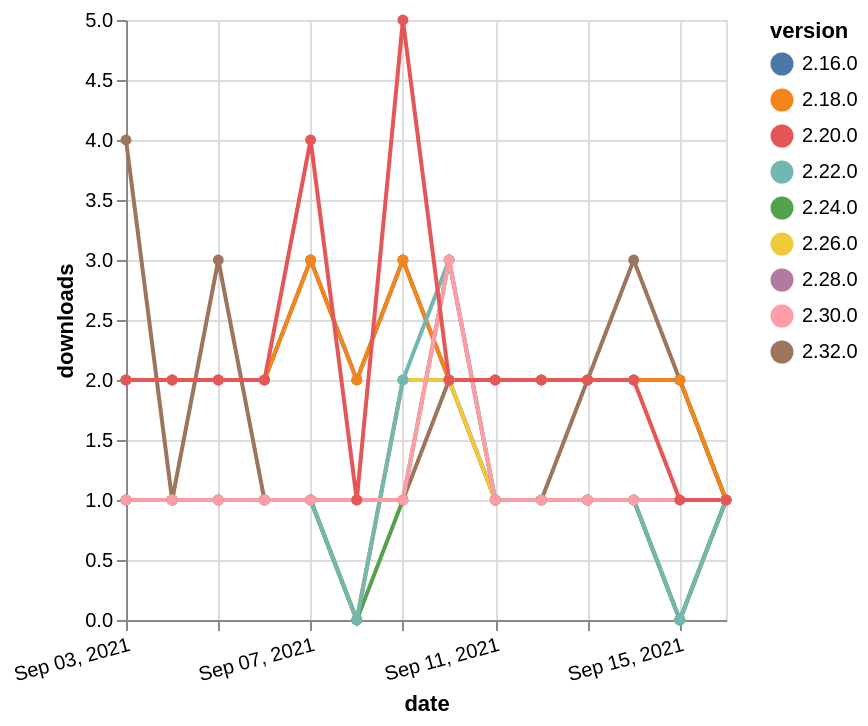

Specify this chart in Vega-Lite:
### Vega-Lite specification from a JSON file in a GitHub repository (floating-point values rounded to 4 significant figures)
{"$schema": "https://vega.github.io/schema/vega-lite/v5.json", "description": "A simple bar chart with embedded data.", "data": {"values": [{"date": "2021-09-03", "total": 127, "delta": 4, "version": "2.32.0"}, {"date": "2021-09-04", "total": 128, "delta": 1, "version": "2.32.0"}, {"date": "2021-09-05", "total": 131, "delta": 3, "version": "2.32.0"}, {"date": "2021-09-06", "total": 132, "delta": 1, "version": "2.32.0"}, {"date": "2021-09-07", "total": 133, "delta": 1, "version": "2.32.0"}, {"date": "2021-09-08", "total": 134, "delta": 1, "version": "2.32.0"}, {"date": "2021-09-09", "total": 135, "delta": 1, "version": "2.32.0"}, {"date": "2021-09-10", "total": 137, "delta": 2, "version": "2.32.0"}, {"date": "2021-09-11", "total": 138, "delta": 1, "version": "2.32.0"}, {"date": "2021-09-12", "total": 139, "delta": 1, "version": "2.32.0"}, {"date": "2021-09-13", "total": 141, "delta": 2, "version": "2.32.0"}, {"date": "2021-09-14", "total": 144, "delta": 3, "version": "2.32.0"}, {"date": "2021-09-15", "total": 146, "delta": 2, "version": "2.32.0"}, {"date": "2021-09-16", "total": 147, "delta": 1, "version": "2.32.0"}, {"date": "2021-09-03", "total": 170, "delta": 1, "version": "2.28.0"}, {"date": "2021-09-04", "total": 171, "delta": 1, "version": "2.28.0"}, {"date": "2021-09-05", "total": 172, "delta": 1, "version": "2.28.0"}, {"date": "2021-09-06", "total": 173, "delta": 1, "version": "2.28.0"}, {"date": "2021-09-07", "total": 174, "delta": 1, "version": "2.28.0"}, {"date": "2021-09-08", "total": 174, "delta": 0, "version": "2.28.0"}, {"date": "2021-09-09", "total": 176, "delta": 2, "version": "2.28.0"}, {"date": "2021-09-10", "total": 178, "delta": 2, "version": "2.28.0"}, {"date": "2021-09-11", "total": 179, "delta": 1, "version": "2.28.0"}, {"date": "2021-09-12", "total": 180, "delta": 1, "version": "2.28.0"}, {"date": "2021-09-13", "total": 181, "delta": 1, "version": "2.28.0"}, {"date": "2021-09-14", "total": 182, "delta": 1, "version": "2.28.0"}, {"date": "2021-09-15", "total": 182, "delta": 0, "version": "2.28.0"}, {"date": "2021-09-16", "total": 183, "delta": 1, "version": "2.28.0"}, {"date": "2021-09-03", "total": 2574, "delta": 2, "version": "2.16.0"}, {"date": "2021-09-04", "total": 2576, "delta": 2, "version": "2.16.0"}, {"date": "2021-09-05", "total": 2578, "delta": 2, "version": "2.16.0"}, {"date": "2021-09-06", "total": 2580, "delta": 2, "version": "2.16.0"}, {"date": "2021-09-07", "total": 2583, "delta": 3, "version": "2.16.0"}, {"date": "2021-09-08", "total": 2585, "delta": 2, "version": "2.16.0"}, {"date": "2021-09-09", "total": 2588, "delta": 3, "version": "2.16.0"}, {"date": "2021-09-10", "total": 2590, "delta": 2, "version": "2.16.0"}, {"date": "2021-09-11", "total": 2592, "delta": 2, "version": "2.16.0"}, {"date": "2021-09-12", "total": 2594, "delta": 2, "version": "2.16.0"}, {"date": "2021-09-13", "total": 2596, "delta": 2, "version": "2.16.0"}, {"date": "2021-09-14", "total": 2598, "delta": 2, "version": "2.16.0"}, {"date": "2021-09-15", "total": 2600, "delta": 2, "version": "2.16.0"}, {"date": "2021-09-16", "total": 2601, "delta": 1, "version": "2.16.0"}, {"date": "2021-09-03", "total": 206, "delta": 1, "version": "2.26.0"}, {"date": "2021-09-04", "total": 207, "delta": 1, "version": "2.26.0"}, {"date": "2021-09-05", "total": 208, "delta": 1, "version": "2.26.0"}, {"date": "2021-09-06", "total": 209, "delta": 1, "version": "2.26.0"}, {"date": "2021-09-07", "total": 210, "delta": 1, "version": "2.26.0"}, {"date": "2021-09-08", "total": 210, "delta": 0, "version": "2.26.0"}, {"date": "2021-09-09", "total": 212, "delta": 2, "version": "2.26.0"}, {"date": "2021-09-10", "total": 214, "delta": 2, "version": "2.26.0"}, {"date": "2021-09-11", "total": 215, "delta": 1, "version": "2.26.0"}, {"date": "2021-09-12", "total": 216, "delta": 1, "version": "2.26.0"}, {"date": "2021-09-13", "total": 217, "delta": 1, "version": "2.26.0"}, {"date": "2021-09-14", "total": 218, "delta": 1, "version": "2.26.0"}, {"date": "2021-09-15", "total": 218, "delta": 0, "version": "2.26.0"}, {"date": "2021-09-16", "total": 219, "delta": 1, "version": "2.26.0"}, {"date": "2021-09-03", "total": 334, "delta": 1, "version": "2.24.0"}, {"date": "2021-09-04", "total": 335, "delta": 1, "version": "2.24.0"}, {"date": "2021-09-05", "total": 336, "delta": 1, "version": "2.24.0"}, {"date": "2021-09-06", "total": 337, "delta": 1, "version": "2.24.0"}, {"date": "2021-09-07", "total": 338, "delta": 1, "version": "2.24.0"}, {"date": "2021-09-08", "total": 338, "delta": 0, "version": "2.24.0"}, {"date": "2021-09-09", "total": 339, "delta": 1, "version": "2.24.0"}, {"date": "2021-09-10", "total": 342, "delta": 3, "version": "2.24.0"}, {"date": "2021-09-11", "total": 343, "delta": 1, "version": "2.24.0"}, {"date": "2021-09-12", "total": 344, "delta": 1, "version": "2.24.0"}, {"date": "2021-09-13", "total": 345, "delta": 1, "version": "2.24.0"}, {"date": "2021-09-14", "total": 346, "delta": 1, "version": "2.24.0"}, {"date": "2021-09-15", "total": 346, "delta": 0, "version": "2.24.0"}, {"date": "2021-09-16", "total": 347, "delta": 1, "version": "2.24.0"}, {"date": "2021-09-03", "total": 2579, "delta": 2, "version": "2.18.0"}, {"date": "2021-09-04", "total": 2581, "delta": 2, "version": "2.18.0"}, {"date": "2021-09-05", "total": 2583, "delta": 2, "version": "2.18.0"}, {"date": "2021-09-06", "total": 2585, "delta": 2, "version": "2.18.0"}, {"date": "2021-09-07", "total": 2588, "delta": 3, "version": "2.18.0"}, {"date": "2021-09-08", "total": 2590, "delta": 2, "version": "2.18.0"}, {"date": "2021-09-09", "total": 2593, "delta": 3, "version": "2.18.0"}, {"date": "2021-09-10", "total": 2595, "delta": 2, "version": "2.18.0"}, {"date": "2021-09-11", "total": 2597, "delta": 2, "version": "2.18.0"}, {"date": "2021-09-12", "total": 2599, "delta": 2, "version": "2.18.0"}, {"date": "2021-09-13", "total": 2601, "delta": 2, "version": "2.18.0"}, {"date": "2021-09-14", "total": 2603, "delta": 2, "version": "2.18.0"}, {"date": "2021-09-15", "total": 2605, "delta": 2, "version": "2.18.0"}, {"date": "2021-09-16", "total": 2606, "delta": 1, "version": "2.18.0"}, {"date": "2021-09-03", "total": 424, "delta": 1, "version": "2.22.0"}, {"date": "2021-09-04", "total": 425, "delta": 1, "version": "2.22.0"}, {"date": "2021-09-05", "total": 426, "delta": 1, "version": "2.22.0"}, {"date": "2021-09-06", "total": 427, "delta": 1, "version": "2.22.0"}, {"date": "2021-09-07", "total": 428, "delta": 1, "version": "2.22.0"}, {"date": "2021-09-08", "total": 428, "delta": 0, "version": "2.22.0"}, {"date": "2021-09-09", "total": 430, "delta": 2, "version": "2.22.0"}, {"date": "2021-09-10", "total": 433, "delta": 3, "version": "2.22.0"}, {"date": "2021-09-11", "total": 434, "delta": 1, "version": "2.22.0"}, {"date": "2021-09-12", "total": 435, "delta": 1, "version": "2.22.0"}, {"date": "2021-09-13", "total": 436, "delta": 1, "version": "2.22.0"}, {"date": "2021-09-14", "total": 437, "delta": 1, "version": "2.22.0"}, {"date": "2021-09-15", "total": 437, "delta": 0, "version": "2.22.0"}, {"date": "2021-09-16", "total": 438, "delta": 1, "version": "2.22.0"}, {"date": "2021-09-03", "total": 208, "delta": 1, "version": "2.30.0"}, {"date": "2021-09-04", "total": 209, "delta": 1, "version": "2.30.0"}, {"date": "2021-09-05", "total": 210, "delta": 1, "version": "2.30.0"}, {"date": "2021-09-06", "total": 211, "delta": 1, "version": "2.30.0"}, {"date": "2021-09-07", "total": 212, "delta": 1, "version": "2.30.0"}, {"date": "2021-09-08", "total": 213, "delta": 1, "version": "2.30.0"}, {"date": "2021-09-09", "total": 214, "delta": 1, "version": "2.30.0"}, {"date": "2021-09-10", "total": 217, "delta": 3, "version": "2.30.0"}, {"date": "2021-09-11", "total": 218, "delta": 1, "version": "2.30.0"}, {"date": "2021-09-12", "total": 219, "delta": 1, "version": "2.30.0"}, {"date": "2021-09-13", "total": 220, "delta": 1, "version": "2.30.0"}, {"date": "2021-09-14", "total": 221, "delta": 1, "version": "2.30.0"}, {"date": "2021-09-15", "total": 222, "delta": 1, "version": "2.30.0"}, {"date": "2021-09-16", "total": 223, "delta": 1, "version": "2.30.0"}, {"date": "2021-09-03", "total": 2453, "delta": 2, "version": "2.20.0"}, {"date": "2021-09-04", "total": 2455, "delta": 2, "version": "2.20.0"}, {"date": "2021-09-05", "total": 2457, "delta": 2, "version": "2.20.0"}, {"date": "2021-09-06", "total": 2459, "delta": 2, "version": "2.20.0"}, {"date": "2021-09-07", "total": 2463, "delta": 4, "version": "2.20.0"}, {"date": "2021-09-08", "total": 2464, "delta": 1, "version": "2.20.0"}, {"date": "2021-09-09", "total": 2469, "delta": 5, "version": "2.20.0"}, {"date": "2021-09-10", "total": 2471, "delta": 2, "version": "2.20.0"}, {"date": "2021-09-11", "total": 2473, "delta": 2, "version": "2.20.0"}, {"date": "2021-09-12", "total": 2475, "delta": 2, "version": "2.20.0"}, {"date": "2021-09-13", "total": 2477, "delta": 2, "version": "2.20.0"}, {"date": "2021-09-14", "total": 2479, "delta": 2, "version": "2.20.0"}, {"date": "2021-09-15", "total": 2480, "delta": 1, "version": "2.20.0"}, {"date": "2021-09-16", "total": 2481, "delta": 1, "version": "2.20.0"}]}, "width": "container", "mark": {"type": "line", "point": {"filled": true}}, "encoding": {"x": {"field": "date", "type": "temporal", "timeUnit": "yearmonthdate", "title": "date", "axis": {"labelAngle": -15}}, "y": {"field": "delta", "type": "quantitative", "title": "downloads"}, "color": {"field": "version", "type": "nominal"}, "tooltip": {"field": "delta"}}}
